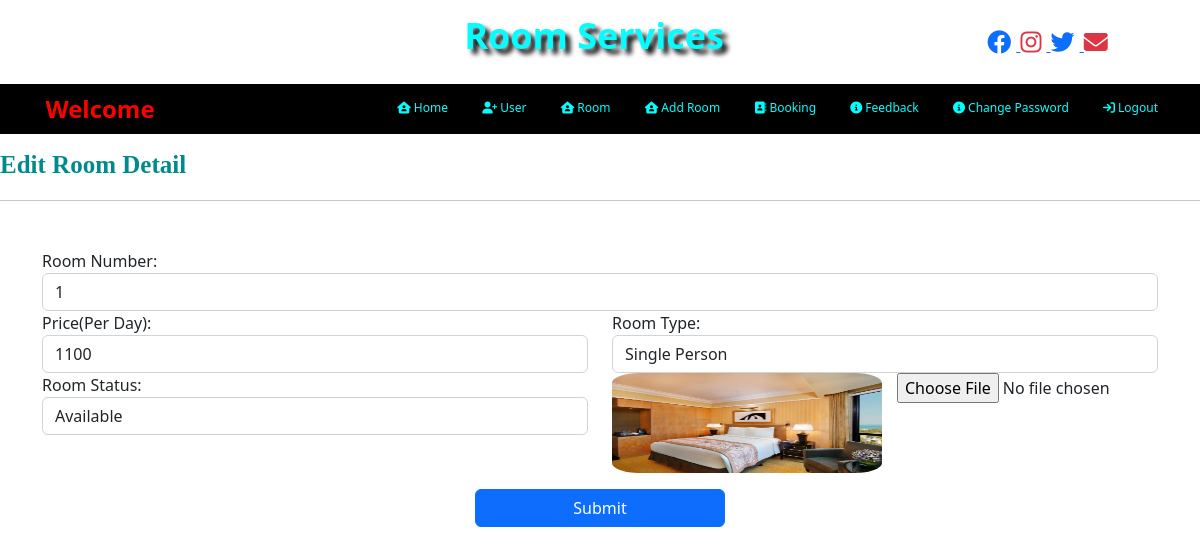
/edit_room/3 (signed in), run on the app's committed database.
### room/models.py (models this page shows)
class Room(models.Model):
    room_no = models.CharField(max_length=20,null=True,unique=True)
    image = models.FileField(null=True)
    type = models.CharField(max_length=30,null=True)
    status = models.CharField(max_length=30,null=True)
    price = models.CharField(max_length=20,null=True)

### room/views.py (the view, shortened to what this page needs)
# urls.py: path('edit_room/<int:id>',edit_room,name='edit_room'),
def edit_room(request,id):
    if not request.user.is_authenticated:
        return redirect('login')
    error = ""
    data = Room.objects.get(id=id)
    d = {'data':data,'error':error}
    return render(request,'admin/edit_room.html',d)

### room/templates/admin/edit_room.html (shortened to what this page needs)
{% load static %}
{% include 'admin_navigation.html' %}
<marquee behavior="alternate" style="font-family: 'Monotype Corsiva'; font-size:25px; color:darkcyan; background-color:white; font-weight:bold; margin-top:1%">
    Edit Room Detail
</marquee>
<hr>
<form class="container mt-5" onsubmit="return checkpass();" name="signup" method="post" enctype="multipart/form-data">
    <div class="row">
        <div class="form-group col-md-12" >
            <label>Room Number:</label>
            <input type="text" class="form-control" name="roomno" value="{{data.room_no}}" required>
        </div>
    </div>
    <div class="row">
        <div class="form-group col-md-6" >
            <label>Price(Per Day):</label>
            <input type="text" class="form-control" name="price" value="{{data.price}}" required>
        </div>
        <div class="form-group col-md-6" >
            <label>Room Type:</label>
            {% if data.type == "Single Person" %}
            <select class="form-control" name="rtype" autofocus required>
                <option value="Single Person" selected>Single Person</option>
            </select>
            {% endif %}
        </div>
    </div>
    <div class="row">
        <div class="form-group col-md-6" >
            <label>Room Status:</label>
            {% if data.status == "Available" %}
            <select class="form-control" name="status" autofocus>
                <option value="Available" selected>Available</option>
            </select>
            {% endif %}
        </div>
        <div class="form-group col-md-3" >
            <td><img src="{{data.image.url}}" style="100px ; height : 100px; width : 270px; border-radius:10%"></td>
        </div>
         <div class="form-group col-md-3" >
             <td><input type="file" name="room_img"></td>
        </div>
    </div>
<center>
    <input type="submit" value="Submit" class="btn btn-primary my-3" style="width:250px">
</center>
</form>

### data on the page
Room: roomno "1", price "1100", image (picture)
